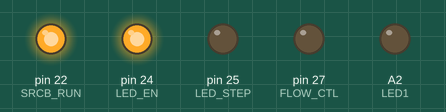
A sketch run on a simulated Arduino Mega 2560, built with avr-gcc and run on an emulated ATmega2560. Shown: output pins drawn as LEDs (lit = HIGH). The modem accepts every AT command (registered, SIM ready, sends succeed) and sends nothing else; pins used as bus, display or sensor lines are not drawn.

Above: at 0.4 s.
Timing chart, 0 to 1.9 s (numbered marks = the images above):
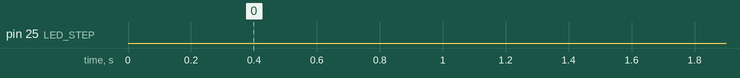

The sketch:

nn_example_alex.ino
```cpp
//
// test the NN source card plugged in to J17 on a Rev2 SCOS board
// example code for Alex
//

// #define MEMORY_DUMP_DEBUG

// Pins on NN source card
#define SRCB_RUN 22
#define LED_EN 24
#define LED_STEP 25
#define FLOW_CTL 27

// Uart channel select
#define UART_MUX0 41
#define UART_MUX1 40

// SCOS board LEDs
#define LED1 A2
#define LED2 A3

byte* ram_wr( int addr, int led, unsigned dac, int en, int end);
byte* ram_rd( int addr, int& led, unsigned& dac, int& en, int& end);
void dump_hex( byte* b, int n);


void setup() {

  //---- setup pins and default values ----
  pinMode( LED1, OUTPUT);	// SCOS LED

  pinMode( SRCB_RUN, OUTPUT);
  digitalWrite( SRCB_RUN, HIGH);// SRCB Run - zero to reset MCU

  pinMode( LED_EN, OUTPUT);
  digitalWrite( LED_EN, LOW);	// default to UART mode

  pinMode( LED_STEP, OUTPUT);
  digitalWrite( LED_STEP, LOW);	// step pin default low

  pinMode( FLOW_CTL, OUTPUT);
  digitalWrite( FLOW_CTL, LOW);	// always allow data TX

  // set UART mux to port 2
  pinMode( UART_MUX0, OUTPUT);
  pinMode( UART_MUX1, OUTPUT);

  digitalWrite( UART_MUX0, LOW);
  digitalWrite( UART_MUX1, HIGH);

  Serial.begin( 115200);	// serial monitor
  Serial2.begin( 250000);	// UART for NN board

  delay(100);			// wait for NN board to boot up

#ifdef MEMORY_DUMP_DEBUG
  Serial.println("-- Start --");
#endif

  // write memory to turn each of 16 LEDs on, then off in sequence
#define NSTEPS 16

  for( int i=0; i<NSTEPS; i++) {	// loop over all LEDs
    ram_wr( 2*i,   i, 0xffff, 1, 0); // LED on
    if( i == NSTEPS-1)
      ram_wr( 2*i+1, i, 0xffff, 0, 1); // LED off
    else
      ram_wr( 2*i+1, i, 0xffff, 0, 0); // LED off
  }

  // bogus memory read (why?)
  int r_led;
  unsigned r_dac;
  int r_en;
  int r_end;
  byte* rb = ram_rd( 0, r_led, r_dac, r_en, r_end);

#ifdef MEMORY_DUMP_DEBUG
  // try to read and dump the memory
  digitalWrite( LED_EN, HIGH);
  digitalWrite( LED_EN, LOW);	// reset to state 0 before reading
  Serial.println("-- Read --");
  for( int i=0; i<NSTEPS*2+1; i++) {
    byte* rb = ram_rd( i, r_led, r_dac, r_en, r_end);
    Serial.print( i);
    Serial.print(": ");
    dump_hex( rb, 7);
  }
#endif

  digitalWrite( LED_EN, 1);	// enable LEDs
}

void loop() {
  // pulse at 10Hz
  digitalWrite( LED_STEP, HIGH);
  digitalWrite( LED_STEP, LOW);
  delay(25);
}


//
// write to RAM on NN source adapter
//   addr - memory address 0-1023
//   led  - LED channel 0-15
//   dac  - DAC (intensity) 0-65535
//   en   - enable LED this step (1=enable, 0=disable)
//   end  - marks the last step (1)
//
// returns pointer to raw memory data
//
byte* ram_wr( int addr, int led, unsigned dac, int en, int end) {

  static byte ramb[10];
  // force values to be in range
  addr &= 1023;
  led &= 15;

  digitalWrite( LED_EN, LOW);	// set to UART mode

  memset( ramb, 0, sizeof(ramb)); // zero the memory buffer
  ramb[0] = 255;		  // command byte
  // 2 bytes address, LSB first
  ramb[1] = (addr & 0xff);	// LSB of address
  ramb[2] = (addr >> 8) | 0b10110000; // MSB of address plus 'w' and offset
  // 4 bytes data, LSB first
  ramb[3] = dac & 0xff;	// DAC low byte
  ramb[4] = dac >> 8;	// DAC high byte
  ramb[5] = led;	// LED number
  ramb[6] = 0;
  if( !en)
    ramb[5] |= 0x10;	// LED disable this step
  if( end)
    ramb[6] |= 0x80;	// set 'END'

// #ifdef MEMORY_DUMP_DEBUG
//   Serial.print("Write:  ");
//   dump_hex( ramb, 7);
// #endif

  Serial2.write( ramb, 7);
  return ramb;
}


//
// read memory location
//
byte *ram_rd( int addr, int& led, unsigned& dac, int& en, int& end) {
  static byte ram[] = { 255, 0, 48, 0, 0, 0, 0};
  static byte ramb[10];
  int nr;

  digitalWrite( LED_EN, LOW);	// set to UART mode

  ram[1] = addr & 0xff;
  ram[2] = ((addr >> 8) & 3) | 0x30;

  Serial2.write( ram, 7);
  nr = Serial2.readBytes( ramb, 7);

  if( nr != 7)
    return NULL;

  addr = ramb[1] | ((ramb[2] & 0x3ff) << 8);
  led = ramb[5] & 15;
  dac = ramb[3] | (ramb[4] << 8);
  if( ramb[5] & 0x10)		// disable?
    en = 0;
  else
    en = 1;
  if( ramb[6] & 0x80)		// end?
    end = 1;
  else
    end = 0;
  return ramb;
}


//
// print n hex bytes from ramb to Serial
//
void dump_hex( byte* ramb, int n) {
  // print memory word for debug
  for( int i=0; i<n; i++) {
    Serial.print(ramb[i], HEX);
    Serial.print(" ");
  }
  Serial.println();
}
```
